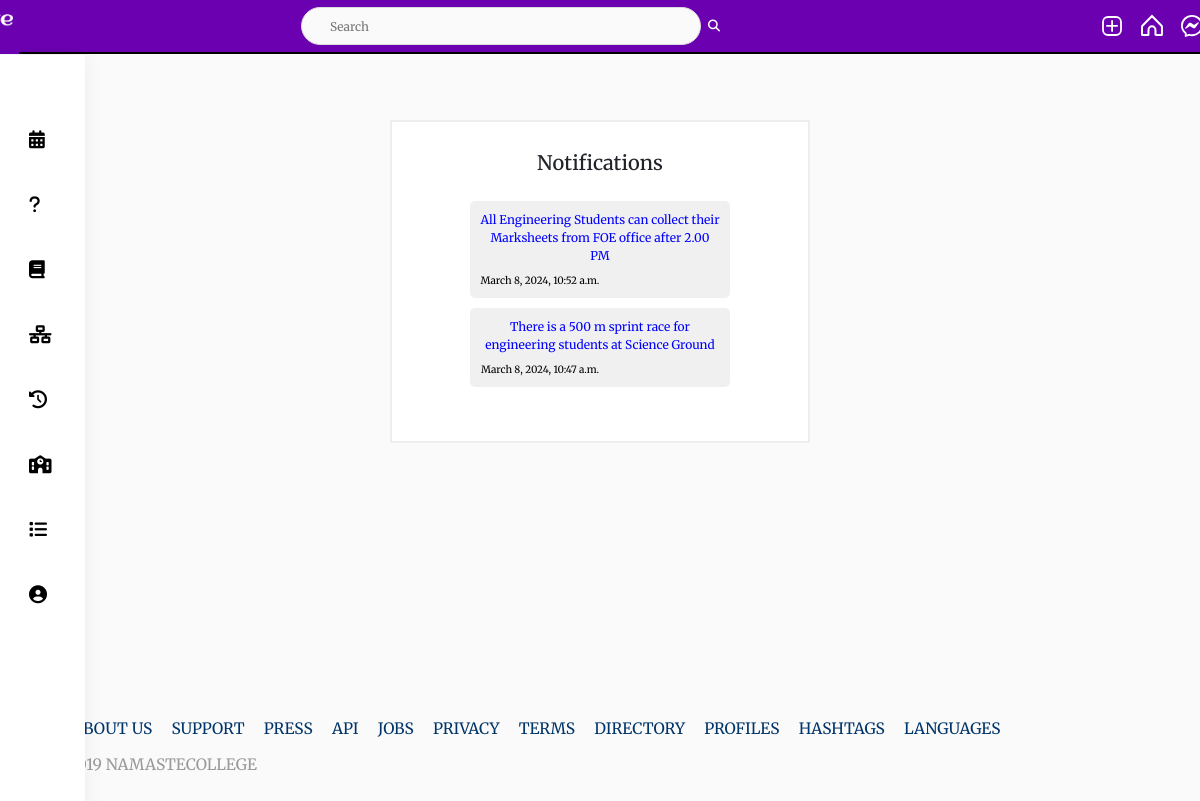
The app's page /notifications/ (signed in) with its own data.
### notification/models.py (models this page shows)
class Notif(models.Model):
    text = models.CharField(max_length=100, blank=True)
    FACULTY_CHOICES = [
        ('Engineering', 'Faculty of Engineering'),
        ('Science', 'Faculty of Science'),
        ('Arts', 'Faculty of Arts'),
        ('Arch', 'Faculty of Architecture'),
        ('Comm', 'Faculty of Commerce'),
        ('Ayush', 'Faculty of Integrated Alternative Medicine (AYUSH)'),
        ('SocialS', 'Faculty of Social Science'),
        ('Edu', 'Faculty of Education'),
        ('TC', 'Technical College'),
    ]
    faculty_m = models.CharField(max_length=100, choices=FACULTY_CHOICES, null=True, blank=True)
    date_added = models.DateTimeField(auto_now_add=True)  # Add this line

### notification/views.py (the view)
# urls.py: path('', ShowNotification, name='show-notification'),
def ShowNotification(request):
    faculty = request.user.profile.faculty
    notifications = Notif.objects.filter(faculty_m=faculty)
    context = {
        'notifications': notifications,
    }
    return render(request, 'notifications/notification.html', context)

### templates/notifications/notification.html (shortened to what this page needs)
{% extends 'x.html' %}
{% load static %}
{% load crispy_forms_tags %}
{% block content %}
<br><br>
<!DOCTYPE html>
<html lang="en">
<head>
  <link rel="stylesheet" href="{% static 'assets2/style.css' %}">
</head>
<body>
  <div id="wrapper">
    <div class="container">
      <div class="form-data">
        <form action="" method="POST" enctype="multipart/form-data">
          <div class="logo">
            <h3 style="padding-top: 5px; font-size: 20px;">Notifications</h3>
          </div>
            <div class="notification-section">
              {% for n in notifications reversed %}
              <div class="notification">
                <p>{{ n.text }}</p>
                <p class="date" style="color:black;"> {{n.date_added}} </p>
              </div>
              {% endfor %}
            </div>
        </form>
      </div>
    </div>
    <footer>
      <div class="container">
        <nav class="footer-nav">
          <ul>
            <li>
              <a href="#">About us</a>
            </li>
            <li>
              <a href="#">Support</a>
            </li>
            <li>
              <a href="#">Press</a>
            </li>
            <li>
              <a href="#">Api</a>
            </li>
            <li>
              <a href="#">Jobs</a>
            </li>
            <li>
              <a href="#">Privacy</a>
            </li>
            <li>
              <a href="#">Terms</a>
            </li>
            <li>
              <a href="#">Directory</a>
            </li>
            <li>
              <a href="#">Profiles</a>
            </li>
            <li>
              <a href="#">Hashtags</a>
            </li>
            <li>
              <a href="#">Languages</a>
            </li>
          </ul>
        </nav>
        <div class="copyright-notice">
          &copy 2019 NamasteCollege
        </div>
      </div>
    </footer>
  </div>
</body>
</html>
{% endblock content %}

### static/assets1/style.css (style rules this page uses)
*, *::after, *::before { box-sizing: border-box; margin: 0; padding: 0; }
*, button, input, select, textarea { font-family: "Merriweather", serif; font-weight: 400; font-style: normal; }
:root { --primary: hsl(0, 0%, 100%); --secondary: hsl(0, 0%, 98%); --border: hsl(0, 0%, 86%); --story-border: hsl(0, 0%, 78%); --img-border: hsla(0, 0%, 0%, 0.1); --text-dark: hsl(0, 0%, 15%); --text-light: hsl(0, 0%, 60%); --like: hsl(355, 82%, 61%); --link: hsl(204, 100%, 48%); --header-height: 44px; --nav-height: 50px; }
body { min-height: 100vh; display: flex; flex-direction: column; overflow-y: auto; }
@media (min-width: 768px) { :root { --header-height: 54px; --nav-height: 0px; } }

### static/assets2/style.css (style rules this page uses)
*, *::before, *::after { margin: 0; padding: 0; box-sizing: inherit; }
html { font-size: 12px; box-sizing: border-box; }
a { text-decoration: none; }
body { background-color: #fafafa; }
#wrapper { width: 100%; height: 100vh; display: flex; flex-direction: column; justify-content: space-between; padding-top: 5rem; }
.container { width: 100%; max-width: 93.5rem; margin: 1rem auto 0; }
#wrapper > .container { display: flex; padding: 0 2rem; }
.form-data { width: 100%; max-width: 35rem; margin-top: 1rem; margin-left: auto; margin-right: auto; display: block; }
.form-data form { background-color: #fff; border: 2px solid #eee; display: flex; flex-direction: column; padding: 2rem 1rem; text-align: center; }
footer { padding: 5rem 0; }
footer .container { display: flex; justify-content: space-between; font-weight: bold; text-transform: uppercase; font-size: 1.3rem; margin-top: 0; flex-wrap: wrap; }
.footer-nav ul { display: flex; flex-wrap: wrap; list-style: none; }
.footer-nav ul li { margin-right: 1.6rem; }
.footer-nav ul li a { color: #003569; }
.copyright-notice { color: #999999; }

### templates/notifications/notification.html (style rules this page uses)
.notification-section { max-width: 600px; margin: 0 auto; padding: 20px; }
.notification { background-color: #f0f0f0; padding: 10px; margin-bottom: 10px; border-radius: 5px; }
.notification p { margin-bottom: 0; width:20em; color:blue; }
.date { font-size:10px; margin-top:8px; margin-left:-40px; color:black; }

### records on screen
Notif: text "All Engineering Students can collect their Marksheets from FOE office after 2.00 PM", date_added "March 8, 2024, 10:52 a.m."
Notif: text "There is a 500 m sprint race for engineering students at Science Ground", date_added "March 8, 2024, 10:47 a.m."
